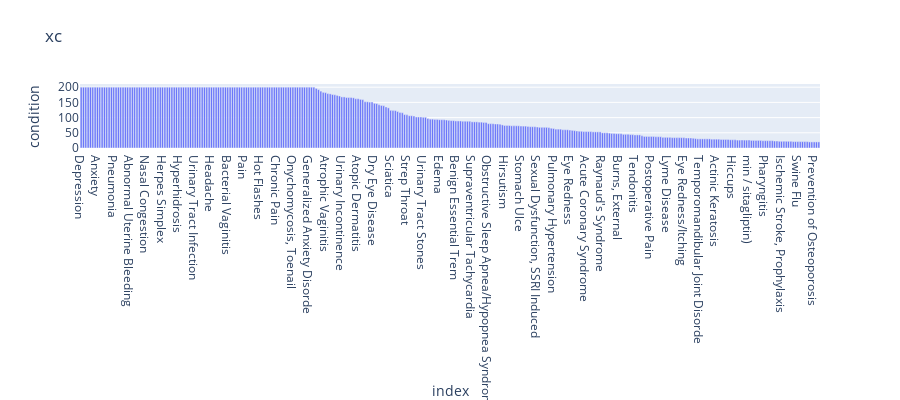

Write notebook code for a chart like this one.
### Code cell
plot_bar_chart(df_train)

### Figure 1 — Plotly figure (JSON) as saved in the notebook; plotly's stock layout.template omitted (floating-point values rounded to 4 significant figures; data arrays with more than 128 entries replaced by an {"elided": "..."} marker saying what was removed)
{"data": [{"alignmentgroup": "True", "hovertemplate": "index=%{x}<br>condition=%{y}<extra></extra>", "legendgroup": "", "marker": {"color": "#636efa", "pattern": {"shape": ""}}, "name": "", "offsetgroup": "", "orientation": "v", "showlegend": false, "textposition": "auto", "type": "bar", "x": {"elided": "318 str values"}, "xaxis": "x", "y": {"elided": "318 int values"}, "yaxis": "y"}], "layout": {"barmode": "relative", "height": 400, "legend": {"tracegroupgap": 0}, "title": {"text": "xc"}, "xaxis": {"anchor": "y", "domain": [0, 1], "title": {"text": "index"}}, "yaxis": {"anchor": "x", "domain": [0, 1], "title": {"text": "condition"}}}}
